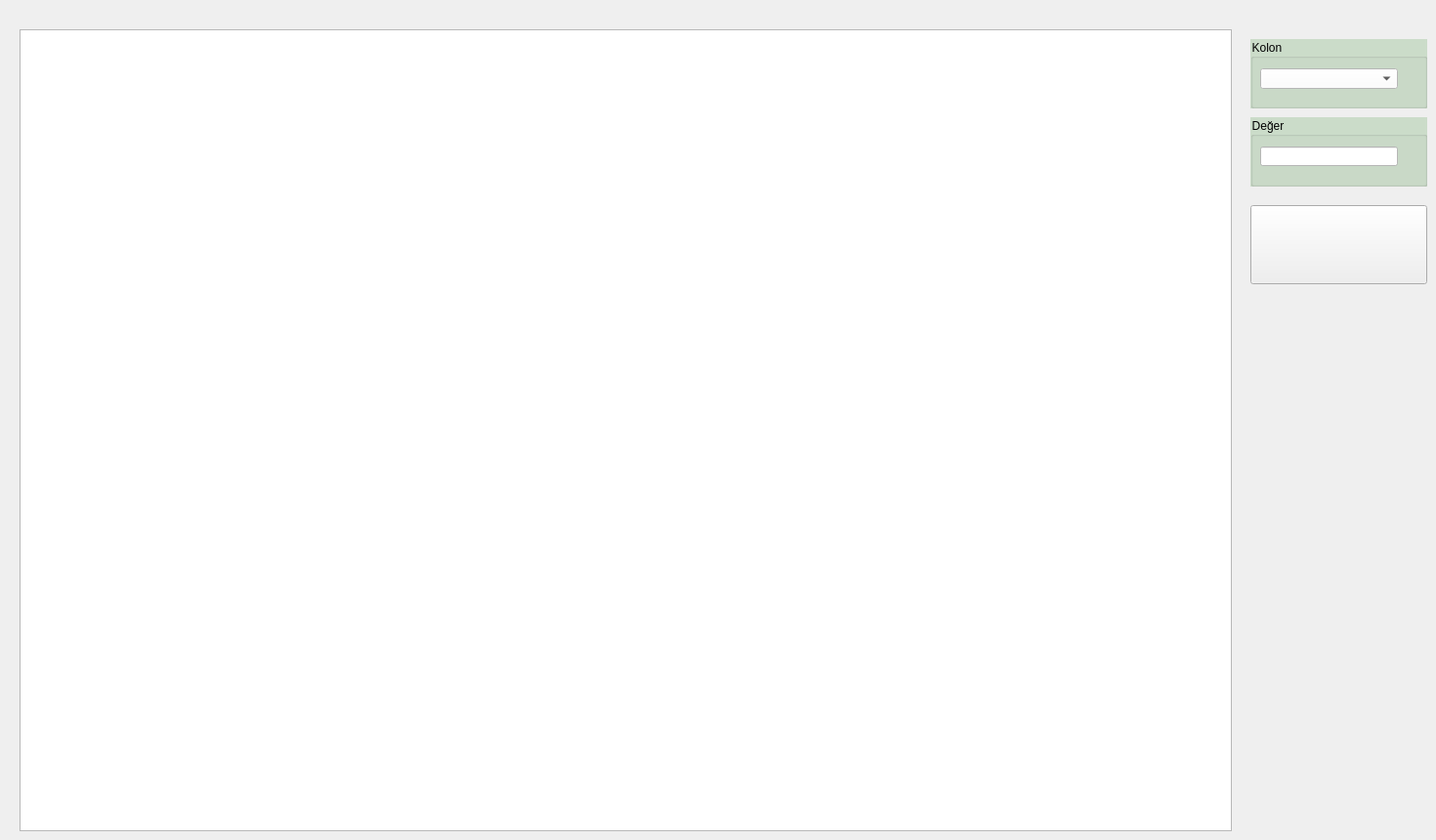
    <widget class="QWidget" name="tab_5">
     <attribute name="icon">
      <iconset resource="a.qrc">
       <normaloff>:/w/pers.png</normaloff>:/w/pers.png</iconset>
     </attribute>
     <attribute name="title">
      <string>KAYITLAR</string>
     </attribute>
     <widget class="QTableWidget" name="tableWidget_5">
      <property name="geometry">
       <rect>
        <x>20</x>
        <y>30</y>
        <width>1241</width>
        <height>821</height>
       </rect>
      </property>
     </widget>
     <widget class="QPushButton" name="btn_ara">
      <property name="geometry">
       <rect>
        <x>1280</x>
        <y>210</y>
        <width>181</width>
        <height>81</height>
       </rect>
      </property>
      <property name="text">
       <string/>
      </property>
      <property name="icon">
       <iconset resource="a.qrc">
        <normaloff>:/w/Database-Search.png</normaloff>:/w/Database-Search.png</iconset>
      </property>
      <property name="iconSize">
       <size>
        <width>52</width>
        <height>52</height>
       </size>
      </property>
     </widget>
     <widget class="QGroupBox" name="groupBox">
      <property name="geometry">
       <rect>
        <x>1280</x>
        <y>40</y>
        <width>181</width>
        <height>71</height>
       </rect>
      </property>
      <property name="styleSheet">
       <string notr="true">font: 12pt &quot;Calibri&quot;;
background-color: rgb(203, 220, 201);</string>
      </property>
      <property name="title">
       <string>Kolon</string>
      </property>
      <widget class="QComboBox" name="comboBox">
       <property name="geometry">
        <rect>
         <x>10</x>
         <y>30</y>
         <width>141</width>
         <height>21</height>
        </rect>
       </property>
       <property name="styleSheet">
        <string notr="true">background-color: rgb(255, 255, 255);
font: 12pt &quot;Calibri&quot;;</string>
       </property>
      </widget>
     </widget>
     <widget class="QGroupBox" name="groupBox_2">
      <property name="geometry">
       <rect>
        <x>1280</x>
        <y>120</y>
        <width>181</width>
        <height>71</height>
       </rect>
      </property>
      <property name="styleSheet">
       <string notr="true">font: 12pt &quot;Calibri&quot;;
background-color: rgb(203, 220, 201);</string>
      </property>
      <property name="title">
       <string>Değer</string>
      </property>
      <widget class="QLineEdit" name="lineEdit">
       <property name="geometry">
        <rect>
         <x>10</x>
         <y>30</y>
         <width>141</width>
         <height>20</height>
        </rect>
       </property>
       <property name="styleSheet">
        <string notr="true">background-color: rgb(255, 255, 255);
font: 12pt &quot;Calibri&quot;;</string>
       </property>
      </widget>
     </widget>
    </widget>
